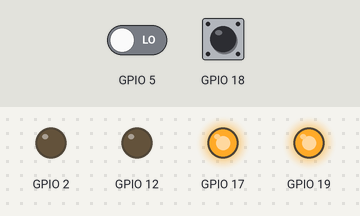
A sketch run on a simulated ESP32. Shown: output pins drawn as LEDs (lit = HIGH). The test bench sets the inputs (shaded band); at power-on: GPIO 18 LOW, GPIO 5 LOW. What the sketch prints to the serial monitor is not drawn.

Above: at 1.2 s.
1.3 s: GPIO 18 pulsed HIGH 2 times (0.12 s each, 0.3 s apart)
Timing chart, 0 to 4.3 s (numbered marks = the images above; inputs shaded):
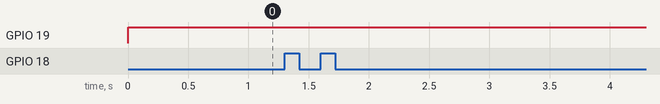

The sketch:

BLSER_demo.ino
```cpp
#include "BLSER_interface.h"

void setup() {
  Serial.begin(115200);
  pinMode(2, OUTPUT);
  BLSER_init(12, 19, 5, 18, 17);
}

void loop() {
  // for (int i = 0; i < 180; i += 2){
  //   BLSER_moveTo(i);
  //   delay(1);
  //   Serial.println(i);
  // }
  // analogWrite(12, 255); // stop the motor
  // analogWrite(12, 255); // stop the motor
  // for (int i = 180; i > 0; i -= 2){
  //   BLSER_moveTo(i);
  //   delay(1);
  //   Serial.println(i);
  // }
  BLSER_moveTo(360);

  BLSER_moveTo(0);
}
```

BLSER_interface.h
```cpp
#ifndef BLSER_INTERFACE_H
#define BLSER_INTERFACE_H

#include "Arduino.h"
#define print_counter true
#define print_reff_counter true
#define print_speed true
#define print_error true
#define kp 1.5
#define kd 10.0
#define tolerance 1
#define angle_per_step 1.8

extern volatile int counter;
extern volatile bool is_cw;

void BLSER_init(uint8_t pwm_pin, uint8_t dir_pin, uint8_t encA, uint8_t encB, uint8_t b_pin);
void BLSER_moveTo(float angle);
void IRAM_ATTR handleInterrupt();

#endif
```

BLSER_program.cpp
```cpp
#include "esp32-hal-gpio.h"
#include "BLSER_interface.h"

volatile int counter = 0;
volatile bool is_cw = false;
int reff_count = 0;
float prev_err = 0.0;
float speed = 0.0;
float error = 0.0;
uint8_t encoderA, encoderB, pwm_pin, direction_pin, brake_pin;


void IRAM_ATTR handleInterrupt() {
  bool a = digitalRead(encoderA), b = digitalRead(encoderB);
  if ((a && b)|| (!a && !b)){
    is_cw = true;
    counter++;
  }
  if ((a && !b) || (!a && b)){
    is_cw = false;
    counter--;
  }
}

void BLSER_init(uint8_t pwm_p, uint8_t dir_p, uint8_t encB, uint8_t encA, uint8_t b_pin){
  encoderA = encA;
  encoderB = encB;
  pwm_pin = pwm_p;
  direction_pin = dir_p;
  brake_pin = b_pin;
  pinMode(pwm_pin, OUTPUT);
  pinMode(dir_p, OUTPUT);
  pinMode(brake_pin, OUTPUT);
  attachInterrupt(digitalPinToInterrupt(encA), handleInterrupt, CHANGE); //A
  // attachInterrupt(digitalPinToInterrupt(encB), handleInterrupt, CHANGE); //B
  digitalWrite(brake_pin, LOW); // stop the motor
}

void BLSER_moveTo(float angle){
  reff_count = (angle/angle_per_step);
  error = (reff_count - counter);
  digitalWrite(brake_pin, HIGH); // start the motor
  while(fabs(error) >= tolerance){
    if(print_counter){
      Serial.print(counter);
      Serial.print(" ");
    }
    error = (reff_count - counter);
    if(error > 0) // error positive then move clockwise
        digitalWrite(direction_pin, HIGH);
    else // error negative then move anti-clockwise
        digitalWrite(direction_pin, LOW);
    if (print_reff_counter){
      Serial.print(reff_count);
      Serial.print(" ");
    }
    if(print_error){
      Serial.print(error);
      Serial.print(" ");
    }
    error = fabs(error);
    speed = error*kp + (error - prev_err)*kd;
    prev_err = error;
    if (print_speed){
      Serial.print(speed);
      Serial.print(" ");
    }if (print_speed || print_counter || print_reff_counter || print_error){
      Serial.println();
    }
    if (speed > 255)
      speed = 255;
    else if(speed < 0)
      speed = 0;
    analogWrite(pwm_pin, map(speed, 0, 255, 255, 0));
  }
  digitalWrite(brake_pin, LOW); // stop the motor
}
```
